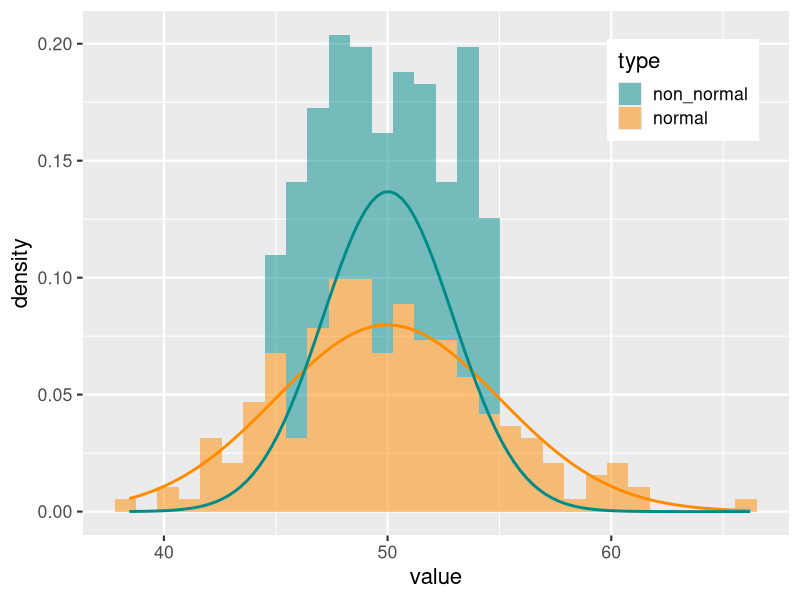
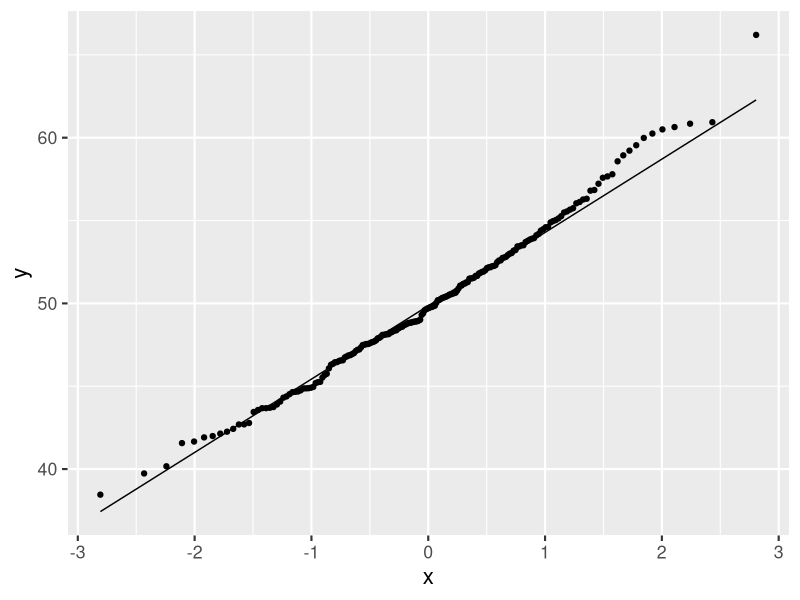
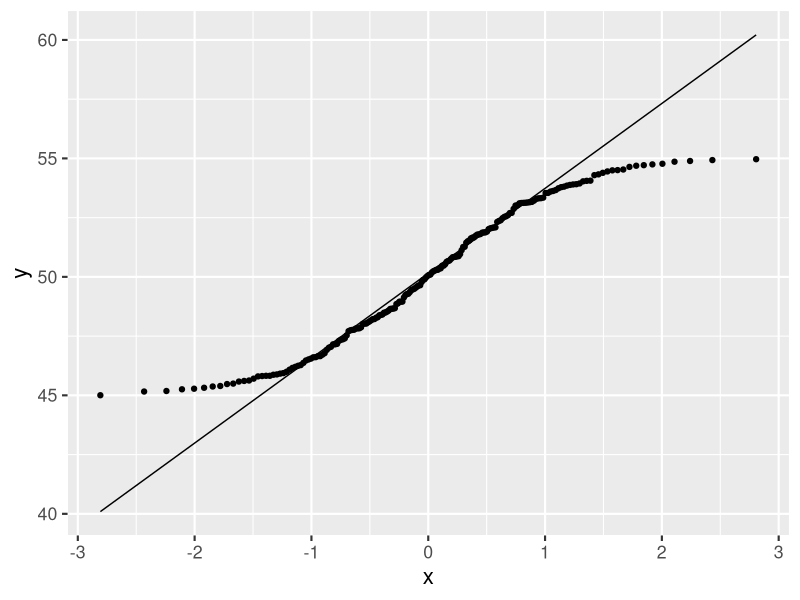
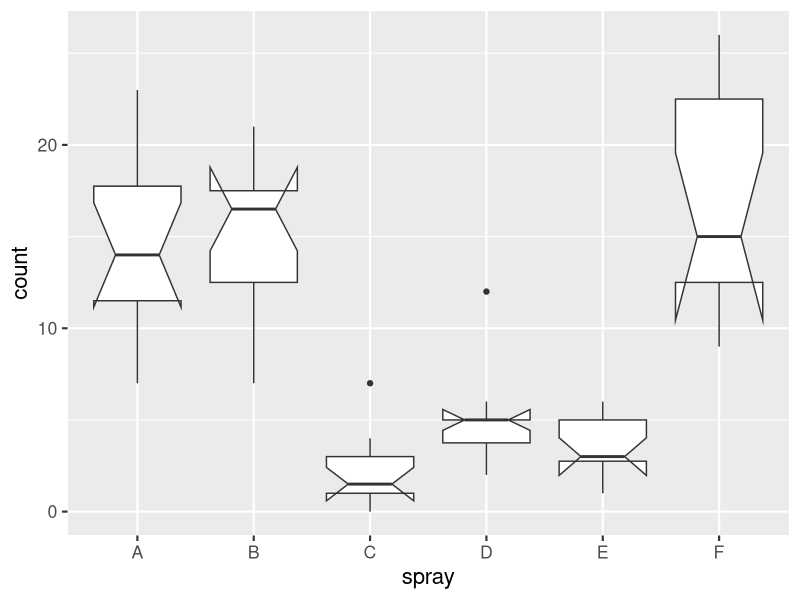

Here is the R script that generated these plots, in order:
## ---- chunk 1
knitr::opts_chunk$set(
  echo = TRUE, 
  warning = FALSE, 
  message = FALSE, 
  collapse = TRUE,
  fig.height = 6.3,
  fig.allign = 'center',
  fig.retina = 3.5,
  fig.showtext = TRUE,
  error = TRUE
)
library(tidyverse)
theme_set(theme_grey(base_size=16))
options(scipen = 0)
## ---- chunk 2

## ---- chunk 3
set.seed(123)
mydata <- tibble(
  normal = rnorm(
    n = 200,
    mean = 50,
    sd = 5
  ),
  non_normal = runif(
    n = 200,
    min = 45,
    max = 55
  )
)

## ---- chunk 4
mydata %>%
  pivot_longer(cols = 1:2, names_to = "type", values_to = "value") %>%
  ggplot()+
  geom_histogram(alpha = 0.5, aes( x = value, fill = type,y = ..density..)) + # plot probability instead of count on y axis
  stat_function(fun = dnorm,
                args = list(mean = 50,
                            sd = 5),
                color = "darkorange", size = 1)+
  stat_function(fun = dnorm,
                args = list(mean = mean(mydata$non_normal),
                            sd = sd(mydata$non_normal)),
                color = "cyan4", size = 1)+
    scale_fill_manual(values = c("cyan4", "darkorange"))+
  theme(legend.position = c(0.85,0.85))
## ---- chunk 5
shapiro.test(mydata$normal)
## ---- chunk 6
shapiro.test(mydata$non_normal)
## ---- chunk 7
ggplot(mydata, aes(sample = normal)) +
  stat_qq() +
  stat_qq_line()
## ---- chunk 8
ggplot(mydata, aes(sample = non_normal)) +
  stat_qq() +
  stat_qq_line()
## ---- chunk 9
TreatA <- filter(InsectSprays,
                 spray == "A")$count
TreatB <- filter(InsectSprays,
                 spray == "B")$count
TreatE <- filter(InsectSprays,
                 spray == "E")$count
## ---- chunk 10
ggplot(InsectSprays, aes(x=spray, y=count))+
  geom_boxplot(notch=TRUE)
## ---- chunk 11
shapiro.test(TreatA)
shapiro.test(TreatB)
shapiro.test(TreatE)
## ---- chunk 12
var.test(TreatA, TreatB)
## ---- chunk 13
var.test(TreatA, TreatE)
## ---- chunk 14
t.test(TreatA, TreatB, var.equal = TRUE)
## ---- chunk 15
t.test(TreatA, TreatE, var.equal = FALSE)
## ---- chunk 16
wilcox.test(TreatA, TreatB)
